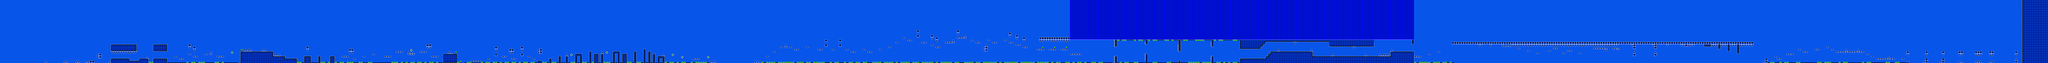

A 2D game scene composited from a Tiled map and its tileset images. What follows is a short description and the map's XML, with each tile layer's data collapsed to a summary:
An orthogonal 869x27 tile map with 16x16 px tiles, 1 tile layer, 1 hidden layer not drawn, 2 tilesets.

<map version="1.10" tiledversion="1.10.2" orientation="orthogonal" renderorder="right-down" width="869" height="27" tilewidth="16" tileheight="16" infinite="0" nextlayerid="3" nextobjectid="1">
 <editorsettings>
  <chunksize width="16" height="27" />
  <export target="baseafterbase.csv" format="csv" />
 </editorsettings>
 <tileset firstgid="1" name="famidash" tilewidth="16" tileheight="16" tilecount="256" columns="16">
  <image source="../../GRAPHICS/famidash.bmp" width="256" height="256" />
 </tileset>
 <tileset firstgid="257" name="sprites" tilewidth="16" tileheight="16" tilecount="256" columns="16">
  <image source="../../GRAPHICS/sprites.png" width="256" height="256" />
 </tileset>
 <layer id="1" width="869" height="27">
  <data>[23463 cells, 23463 non-empty, 35 distinct tile ids]</data>
 </layer>
 <layer id="2" name="SP" width="869" height="27" visible="0">
  <data>[23463 cells, 230 non-empty, 45 distinct tile ids]</data>
 </layer>
</map>
